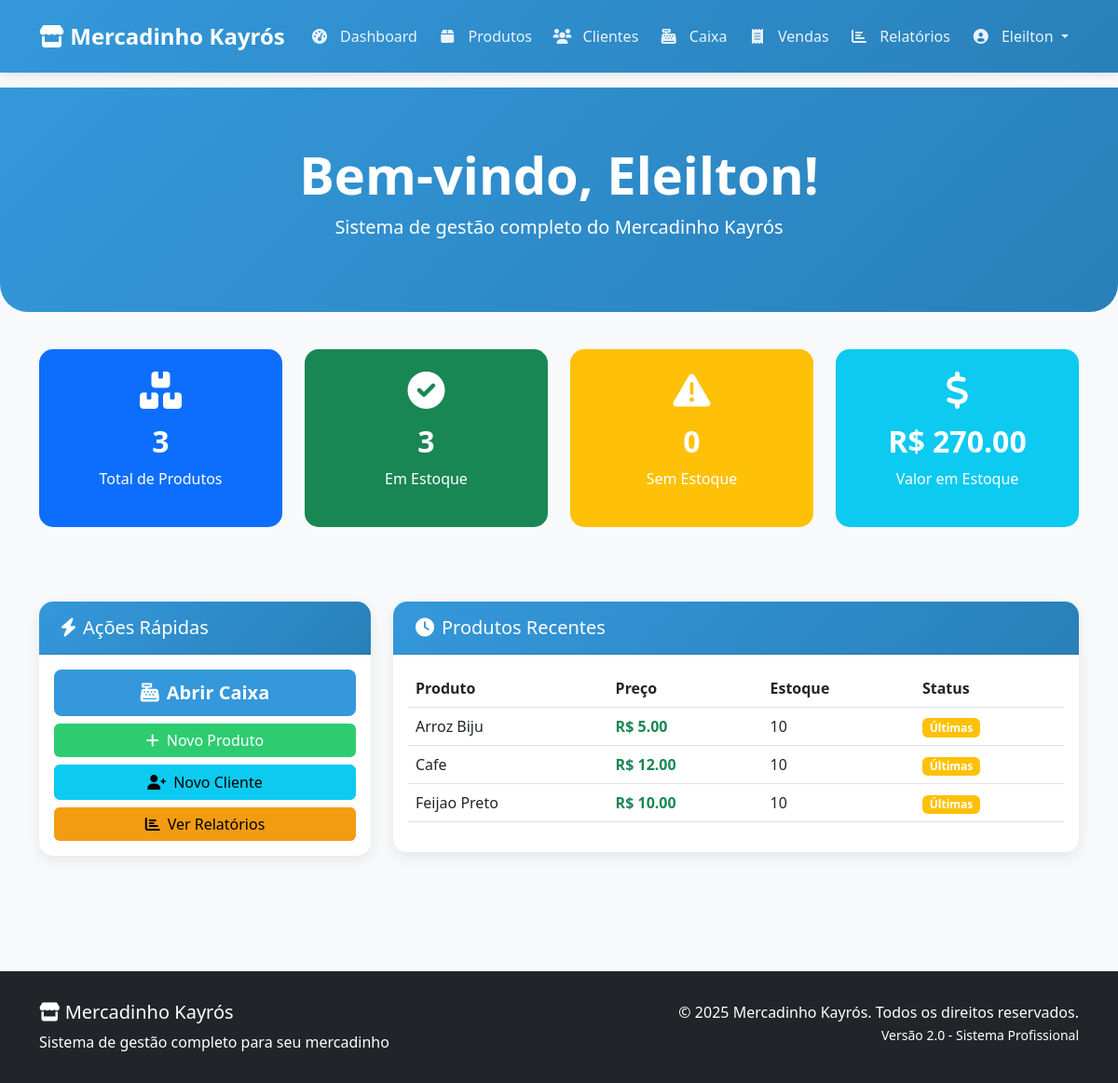
/dashboard (signed in), run on the app's committed database.
### tables this page shows
CREATE TABLE usuarios (
        id INTEGER PRIMARY KEY AUTOINCREMENT,
        username TEXT NOT NULL UNIQUE,
        password_hash TEXT NOT NULL
    );

CREATE TABLE produtos (
        id INTEGER PRIMARY KEY AUTOINCREMENT,
        nome TEXT NOT NULL,
        preco REAL NOT NULL,
        quantidade INTEGER NOT NULL,
        codigo_barras TEXT UNIQUE
    );

### app.py (the view)
@app.route('/dashboard')
@login_required
def dashboard():
    try:
        estatisticas = db.get_estatisticas_gerais()
        produtos_recentes = db.listar_produtos()[:5]  # ← Agora funciona corretamente
        return render_template('dashboard.html',
                             estatisticas=estatisticas,
                             produtos_recentes=produtos_recentes)
    except Exception as e:
        flash('Erro ao carregar dashboard.', 'danger')
        return redirect(url_for('produtos'))

### app.py (called while the page is built)
@login_manager.user_loader
def load_user(user_id):
    try:
        return db.get_user_by_id(int(user_id))
    except (ValueError, TypeError):
        return None

@app.before_request
def before_request():
    if request.method == 'POST':
        for key, value in request.form.items():
            if len(str(value)) > 1000:
                flash('Dados enviados são muito grandes!', 'danger')
                return redirect(url_for('index'))

@app.context_processor
def inject_template_vars():
    return {
        'current_year': datetime.utcnow().year,
        'current_user': current_user
    }

### logica_banco.py (called while the page is built)
def get_user_by_id(user_id):
    db = DatabaseManager()
    if not db.connect():
        return None
    user_data = db.fetch_one("SELECT * FROM usuarios WHERE id = ?", (user_id,))
    db.disconnect()
    if user_data:
        return User(
            id=user_data['id'],
            username=user_data['username'],
            password_hash=user_data['password_hash']
        )
    return None

def listar_produtos():
    db = DatabaseManager()
    if not db.connect():
        return []
    produtos = db.fetch_all("SELECT * FROM produtos ORDER BY nome")
    db.disconnect()
    return produtos  # Já convertido para dicionários pelo DatabaseManager

    def connect(self):
        try:
            self.conn = sqlite3.connect(self.db_name)
            self.conn.row_factory = sqlite3.Row  # Permite acessar resultados por nome da coluna
            self.cursor = self.conn.cursor()
            return True
        except sqlite3.Error as e:
            print(f"❌ Erro ao conectar com o banco: {e}")
            return False

    def disconnect(self):
        if self.conn:
            self.conn.close()

    def fetch_all(self, query, params=()):
        try:
            self.cursor.execute(query, params)
            rows = self.cursor.fetchall()
            return [dict(row) for row in rows]
        except sqlite3.Error as e:
            print(f"❌ Erro ao buscar dados: {e}")
            return []

    def fetch_one(self, query, params=()):
        try:
            self.cursor.execute(query, params)
            row = self.cursor.fetchone()
            return dict(row) if row else None
        except sqlite3.Error as e:
            print(f"❌ Erro ao buscar dado: {e}")
            return None

### templates/dashboard.html (shortened to what this page needs)
{% extends "base.html" %}
{% block content %}
<div class="hero-section">
    <div class="container text-center">
        <h1 class="display-4 fw-bold">Bem-vindo, {{ current_user.username }}!</h1>
        <p class="lead">Sistema de gestão completo do Mercadinho Kayrós</p>
    </div>
</div>
<div class="container">
    <div class="row mb-5">
        <div class="col-md-3 mb-3">
            <div class="stat-card bg-primary">
                <i class="fas fa-boxes"></i>
                <h3>{{ estatisticas.total_produtos or 0 }}</h3>
                <p>Total de Produtos</p>
            </div>
        </div>
        <div class="col-md-3 mb-3">
            <div class="stat-card bg-success">
                <i class="fas fa-check-circle"></i>
                <h3>{{ estatisticas.produtos_estoque or 0 }}</h3>
                <p>Em Estoque</p>
            </div>
        </div>
        <div class="col-md-3 mb-3">
            <div class="stat-card bg-warning">
                <i class="fas fa-exclamation-triangle"></i>
                <h3>{{ estatisticas.produtos_sem_estoque or 0 }}</h3>
                <p>Sem Estoque</p>
            </div>
        </div>
        <div class="col-md-3 mb-3">
            <div class="stat-card bg-info">
                <i class="fas fa-dollar-sign"></i>
                <h3>R$ {{ "%.2f"|format(estatisticas.valor_estoque or 0) }}</h3>
                <p>Valor em Estoque</p>
            </div>
        </div>
    </div>
    <div class="row">
        <div class="col-md-4 mb-4">
            <div class="card">
                <div class="card-header">
                    <h5 class="mb-0"><i class="fas fa-bolt me-2"></i>Ações Rápidas</h5>
                </div>
                <div class="card-body">
                    <div class="d-grid gap-2">
                        <a href="{{ url_for('caixa') }}" class="btn btn-primary btn-lg">
                            <i class="fas fa-cash-register me-2"></i>Abrir Caixa
                        </a>
                        <a href="{{ url_for('adicionar_produto') }}" class="btn btn-success">
                            <i class="fas fa-plus me-2"></i>Novo Produto
                        </a>
                        <a href="{{ url_for('adicionar_cliente') }}" class="btn btn-info">
                            <i class="fas fa-user-plus me-2"></i>Novo Cliente
                        </a>
                        <a href="{{ url_for('relatorios') }}" class="btn btn-warning">
                            <i class="fas fa-chart-bar me-2"></i>Ver Relatórios
                        </a>
                    </div>
                </div>
            </div>
        </div>
        <div class="col-md-8">
            <div class="card">
                <div class="card-header">
                    <h5 class="mb-0"><i class="fas fa-clock me-2"></i>Produtos Recentes</h5>
                </div>
                <div class="card-body">
                    {% if produtos_recentes %}
                    <div class="table-responsive">
                        <table class="table table-hover">
                            <thead>
                                <tr>
                                    <th>Produto</th>
                                    <th>Preço</th>
                                    <th>Estoque</th>
                                    <th>Status</th>
                                </tr>
                            </thead>
                            <tbody>
                                {% for produto in produtos_recentes %}
                                <tr>
                                    <td>{{ produto.nome }}</td>
                                    <td class="fw-bold text-success">R$ {{ "%.2f"|format(produto.preco) }}</td>
                                    <td>{{ produto.quantidade }}</td>
                                    <td>
                                        {% if produto.quantidade > 10 %}
                                        <span class="badge bg-success">Disponível</span>
                                        {% elif produto.quantidade > 0 %}
                                        <span class="badge bg-warning">Últimas</span>
                                        {% else %}
                                        <span class="badge bg-danger">Esgotado</span>
                                        {% endif %}
                                    </td>
                                </tr>
                                {% endfor %}
                            </tbody>
                        </table>
                    </div>
                    {% endif %}
                </div>
            </div>
        </div>
    </div>
</div>
{% endblock %}

### templates/base.html (shortened to what this page needs)
<!DOCTYPE html>
<html lang="pt-br">
<head>
    <link href="https://cdn.jsdelivr.net/npm/bootstrap@5.3.0/dist/css/bootstrap.min.css" rel="stylesheet">
    <link href="https://cdnjs.cloudflare.com/ajax/libs/font-awesome/6.0.0/css/all.min.css" rel="stylesheet">
</head>
<body>
    <nav class="navbar navbar-expand-lg navbar-dark">
        <div class="container">
            <a class="navbar-brand" href="{{ url_for('dashboard') }}">
                <i class="fas fa-store"></i> Mercadinho Kayrós
            </a>
            <div class="collapse navbar-collapse" id="navbarNav">
                <ul class="navbar-nav me-auto">
                    <li class="nav-item">
                        <a class="nav-link" href="{{ url_for('dashboard') }}">
                            <i class="fas fa-tachometer-alt"></i> Dashboard
                        </a>
                    </li>
                    <li class="nav-item">
                        <a class="nav-link" href="{{ url_for('produtos') }}">
                            <i class="fas fa-box"></i> Produtos
                        </a>
                    </li>
                    <li class="nav-item">
                        <a class="nav-link" href="{{ url_for('clientes') }}">
                            <i class="fas fa-users"></i> Clientes
                        </a>
                    </li>
                    <li class="nav-item">
                        <a class="nav-link" href="{{ url_for('caixa') }}">
                            <i class="fas fa-cash-register"></i> Caixa
                        </a>
                    </li>
                    <li class="nav-item">
                        <a class="nav-link" href="{{ url_for('vendas') }}">
                            <i class="fas fa-receipt"></i> Vendas
                        </a>
                    </li>
                    <li class="nav-item">
                        <a class="nav-link" href="{{ url_for('relatorios') }}">
                            <i class="fas fa-chart-bar"></i> Relatórios
                        </a>
                    </li>
                </ul>
                <ul class="navbar-nav">
                    {% if current_user.is_authenticated %}
                    <li class="nav-item dropdown">
                        <a class="nav-link dropdown-toggle" href="#" id="navbarDropdown" role="button" data-bs-toggle="dropdown">
                            <i class="fas fa-user-circle"></i> {{ current_user.username }}
                        </a>
                    </li>
                    {% else %}
                    <li class="nav-item">
                        <a class="nav-link" href="{{ url_for('login') }}">
                            <i class="fas fa-sign-in-alt"></i> Login
                        </a>
                    </li>
                    {% endif %}
                </ul>
            </div>
        </div>
    </nav>
    <main>
        {% block content %}{% endblock %}
    </main>
    <footer class="bg-dark text-white mt-5">
        <div class="container">
            <div class="row">
                <div class="col-md-6">
                    <h5><i class="fas fa-store"></i> Mercadinho Kayrós</h5>
                    <p class="mb-0">Sistema de gestão completo para seu mercadinho</p>
                </div>
                <div class="col-md-6 text-md-end">
                    <p class="mb-0">&copy; {{ current_year }} Mercadinho Kayrós. Todos os direitos reservados.</p>
                    <small>Versão 2.0 - Sistema Profissional</small>
                </div>
            </div>
        </div>
    </footer>
</body>
</html>

### templates/base.html (style rules this page uses)
:root { --primary: #3498db; --secondary: #e74c3c; --success: #2ecc71; --warning: #f39c12; --dark: #2c3e50; --light: #ecf0f1; }
body { background-color: #f8f9fa; font-family: 'Segoe UI', Tahoma, Geneva, Verdana, sans-serif; min-height: 100vh; display: flex; flex-direction: column; }
.navbar { background: linear-gradient(135deg, var(--primary), #2980b9); box-shadow: 0 2px 10px rgba(0,0,0,0.1); padding: 1rem 0; }
.navbar-brand { font-weight: 700; font-size: 1.5rem; color: white !important; }
.navbar-nav .nav-link { color: rgba(255,255,255,0.9) !important; font-weight: 500; padding: 0.5rem 1rem; border-radius: 5px; margin: 0 0.2rem; transition: all 0.3s ease; }
.navbar-nav .nav-link i { margin-right: 0.5rem; width: 20px; text-align: center; }
.btn-primary { background: var(--primary); border: none; padding: 10px 25px; font-weight: 600; transition: all 0.3s ease; }
.btn-success { background: var(--success); border: none; }
.btn-warning { background: var(--warning); border: none; }
.card { border: none; border-radius: 15px; box-shadow: 0 5px 15px rgba(0,0,0,0.08); transition: all 0.3s ease; margin-bottom: 20px; }
.card-header { background: linear-gradient(135deg, var(--primary), #2980b9); color: white; border-radius: 15px 15px 0 0 !important; font-weight: 600; padding: 1rem 1.5rem; }
.hero-section { background: linear-gradient(135deg, var(--primary), #2980b9); color: white; padding: 60px 0; margin-bottom: 40px; border-radius: 0 0 30px 30px; }
main { flex: 1; padding-bottom: 2rem; }
footer { background-color: var(--dark); color: white; padding: 2rem 0; margin-top: auto; }
.stat-card { text-align: center; padding: 1.5rem; border-radius: 15px; color: white; margin-bottom: 1rem; }
.stat-card i { font-size: 2.5rem; margin-bottom: 1rem; }
.stat-card h3 { font-size: 2rem; margin-bottom: 0.5rem; font-weight: 700; }

### data on the page
usuarios: username "Eleilton"
produtos: nome "Arroz Biju", preco "5.00", quantidade "10", shows "Últimas"
produtos: nome "Cafe", preco "12.00", quantidade "10", shows "Últimas"
produtos: nome "Feijao Preto", preco "10.00", quantidade "10", shows "Últimas"

### other printed values
{{ estatisticas.total_produtos or 0 }} "3"
{{ estatisticas.produtos_estoque or 0 }} "3"
{{ estatisticas.produtos_sem_estoque or 0 }} "0"
{{ "%.2f"|format(estatisticas.valor_estoque or 0) }} "270.00"
